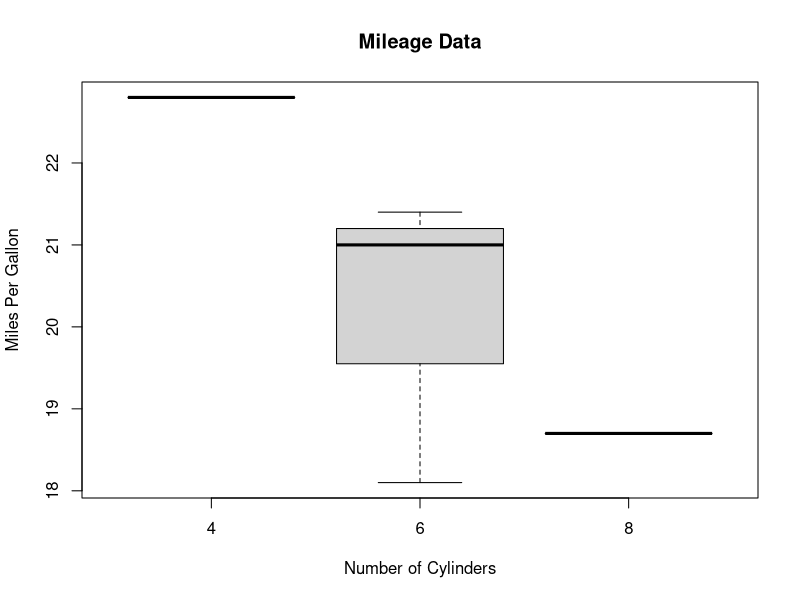
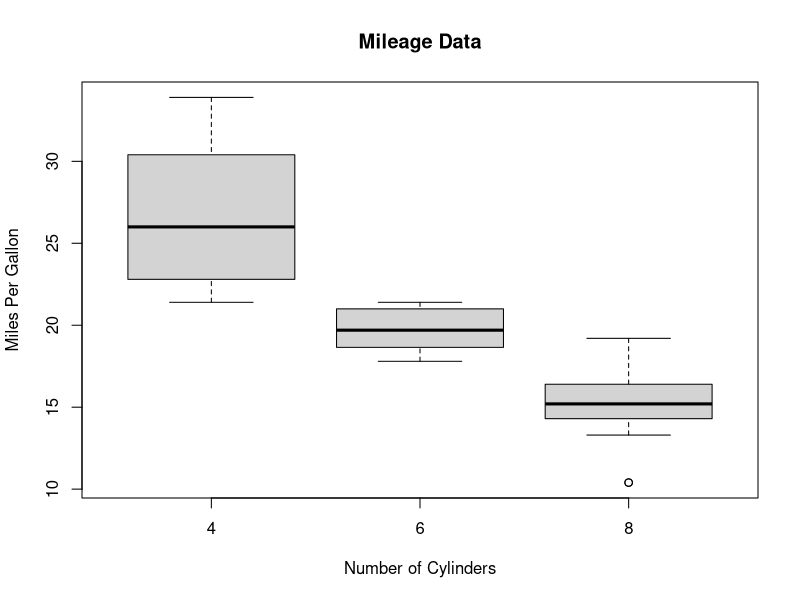

Write the R code that produced these figures, in order.
output_file_path <- '/Users/mural.kummitha/work/R/charts/output/boxplot.png'
output_file_path2 <- '/Users/mural.kummitha/work/R/charts/output/boxplot2.png'


draw.boxplot <- function(data, x, y, title, expresn, output_path) {
  png(file=output_path)
  boxplot(expresn, data = data, xlab = x, ylab = y, main = title)
  dev.off()
}

input <- head(mtcars[,c('mpg','cyl')])
print(head(input))

xaxis <- 'Number of Cylinders'
yaxis <- "Miles Per Gallon"
title <- "Mileage Data"
expresn <- mpg ~ cyl
draw.boxplot(input, xaxis, yaxis, title, expresn, output_file_path)
draw.boxplot(mtcars, xaxis, yaxis, title, expresn, output_file_path2)

# first six rows of data


